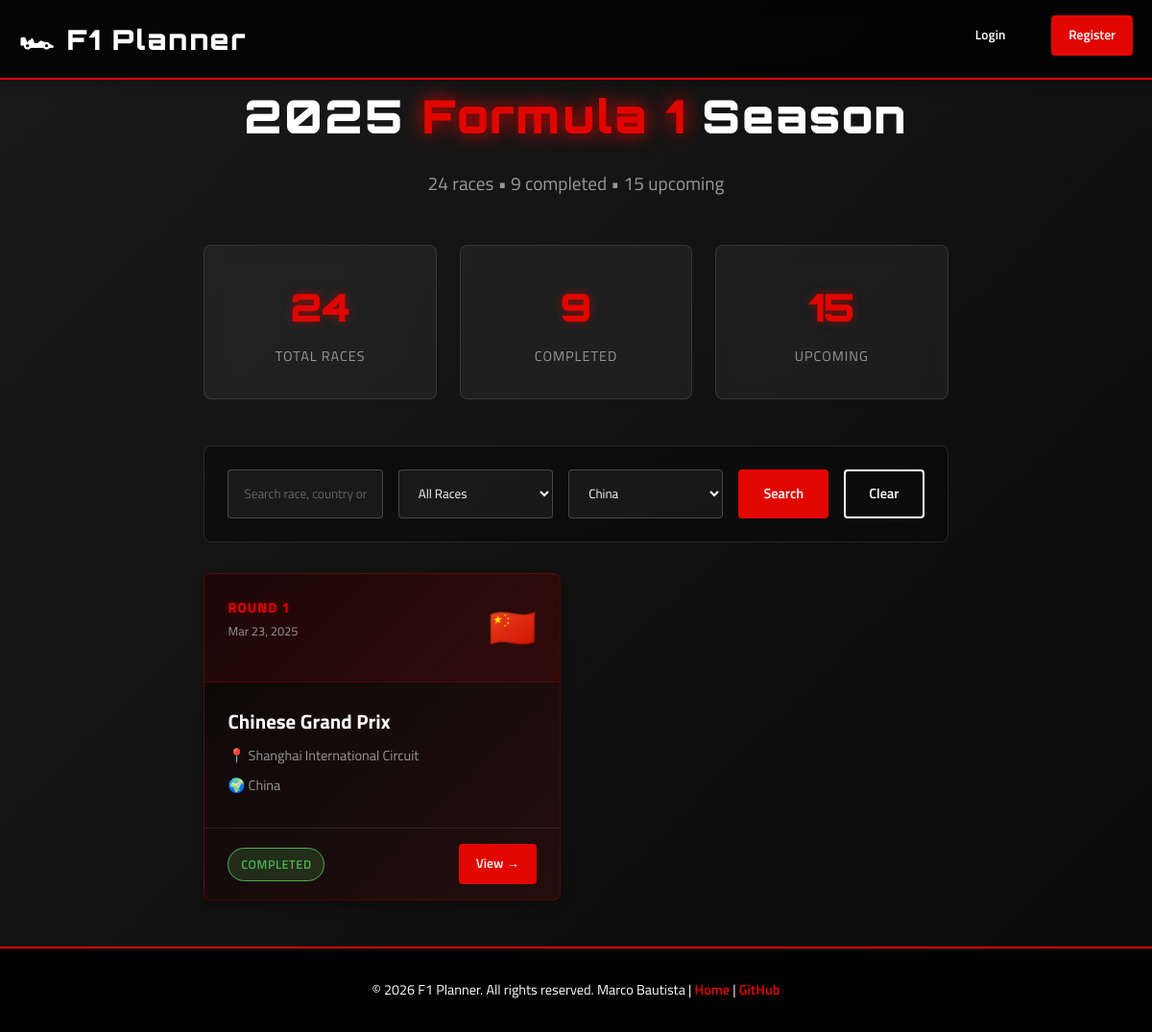
The page /races.php?country=China on the database its author committed.
### tables this page shows
CREATE TABLE IF NOT EXISTS races (
    id INT AUTO_INCREMENT PRIMARY KEY,
    grand_prix_name VARCHAR(100) NOT NULL,
    country VARCHAR(100) NOT NULL,
    circuit_name VARCHAR(150) NOT NULL,
    race_date DATE NOT NULL,
    description TEXT,
    flag_emoji VARCHAR(10),
    circuit_length VARCHAR(20),
    lap_count INT,
    status ENUM('upcoming', 'completed') DEFAULT 'upcoming',
    created_at TIMESTAMP DEFAULT CURRENT_TIMESTAMP
);

### races.php (the view, shortened to what this page needs)
<?php
require_once __DIR__ . '/includes/header.php';
$db = getDatabaseConnection();
$search  = trim($_GET['search'] ?? '');
$status  = $_GET['status'] ?? '';
$country = $_GET['country'] ?? '';
$sql    = 'SELECT * FROM races WHERE 1=1';
$params = [];
if ($country !== '') {
    $sql .= ' AND country = ?';
    $params[] = $country;
}
$sql .= ' ORDER BY race_date ASC';
$stmt = $db->prepare($sql);
$stmt->execute($params);
$races = $stmt->fetchAll();
$countries = $db->query('SELECT DISTINCT country FROM races ORDER BY country')->fetchAll(PDO::FETCH_COLUMN);
$totalRaces     = $db->query('SELECT COUNT(*) FROM races')->fetchColumn();
$completedRaces = $db->query("SELECT COUNT(*) FROM races WHERE status='completed'")->fetchColumn();
$upcomingRaces  = $totalRaces - $completedRaces;
?>
<div class="page-hero">
    <h1>2025 <span class="red-accent">Formula 1</span> Season</h1>
    <p class="subtitle"><?= $totalRaces ?> races • <?= $completedRaces ?> completed • <?= $upcomingRaces ?> upcoming</p>
</div>
<div class="stats-row">
    <div class="stat-card">
        <div class="stat-value"><?= $totalRaces ?></div>
        <div class="stat-label">Total Races</div>
    </div>
    <div class="stat-card">
        <div class="stat-value"><?= $completedRaces ?></div>
        <div class="stat-label">Completed</div>
    </div>
    <div class="stat-card">
        <div class="stat-value"><?= $upcomingRaces ?></div>
        <div class="stat-label">Upcoming</div>
    </div>
</div>
<form method="GET" class="filters-bar">
    <input
        class="filter-input"
        type="text"
        name="search"
        placeholder="Search race, country or circuit..."
        value="<?= htmlspecialchars($search) ?>"
    >
    <select class="filter-select" name="status" onchange="this.form.submit()">
        <option value="">All Races</option>
    </select>
    <select class="filter-select" name="country" onchange="this.form.submit()">
        <?php foreach ($countries as $c): ?>
            <option value="<?= htmlspecialchars($c) ?>" <?= $country === $c ? 'selected' : '' ?>>
                <?= htmlspecialchars($c) ?>
            </option>
        <?php endforeach; ?>
    </select>
    <button type="submit" class="btn btn-primary">Search</button>
    <?php if ($search || $status || $country): ?>
        <a href="/races.php" class="btn btn-outline">Clear</a>
    <?php endif; ?>
</form>
<?php if (empty($races)): ?>
    <div class="no-results">No races found matching your search.</div>
<?php else: ?>
<div class="races-grid" id="races-grid">
    <?php foreach ($races as $i => $race): ?>
    <div class="race-card" data-race-id="<?= $race['id'] ?>">
        <div class="race-card-header">
            <div>
                <div class="race-round">Round <?= $i + 1 ?></div>
                <div style="color:var(--text-muted);font-size:0.8rem;margin-top:2px;">
                    <?= date('M d, Y', strtotime($race['race_date'])) ?>
                </div>
            </div>
            <div class="race-flag"><?= $race['flag_emoji'] ?></div>
        </div>
        <div class="race-card-body">
            <div class="race-gp-name"><?= htmlspecialchars($race['grand_prix_name']) ?></div>
            <div class="race-circuit">📍 <?= htmlspecialchars($race['circuit_name']) ?></div>
            <div class="race-circuit">🌍 <?= htmlspecialchars($race['country']) ?></div>
        </div>
        <div class="race-card-footer">
            <span class="badge badge-<?= $race['status'] ?>"><?= ucfirst($race['status']) ?></span>
            <div class="d-flex gap-1 align-center">
                <a href="/pages/race.php?id=<?= $race['id'] ?>" class="btn btn-primary btn-sm">View →</a>
            </div>
        </div>
    </div>
    <?php endforeach; ?>
</div>
<?php endif; ?>
<?php require_once __DIR__ . '/includes/footer.php'; ?>

### rows shown on the page
races: race_date "Mar 23, 2025", flag_emoji "🇨🇳", grand_prix_name "Chinese Grand Prix", circuit_name "Shanghai International Circuit", country "China", status "COMPLETED"

### other values the page prints
$totalRaces "24"
$completedRaces "9"
$upcomingRaces "15"
form field country "China"
